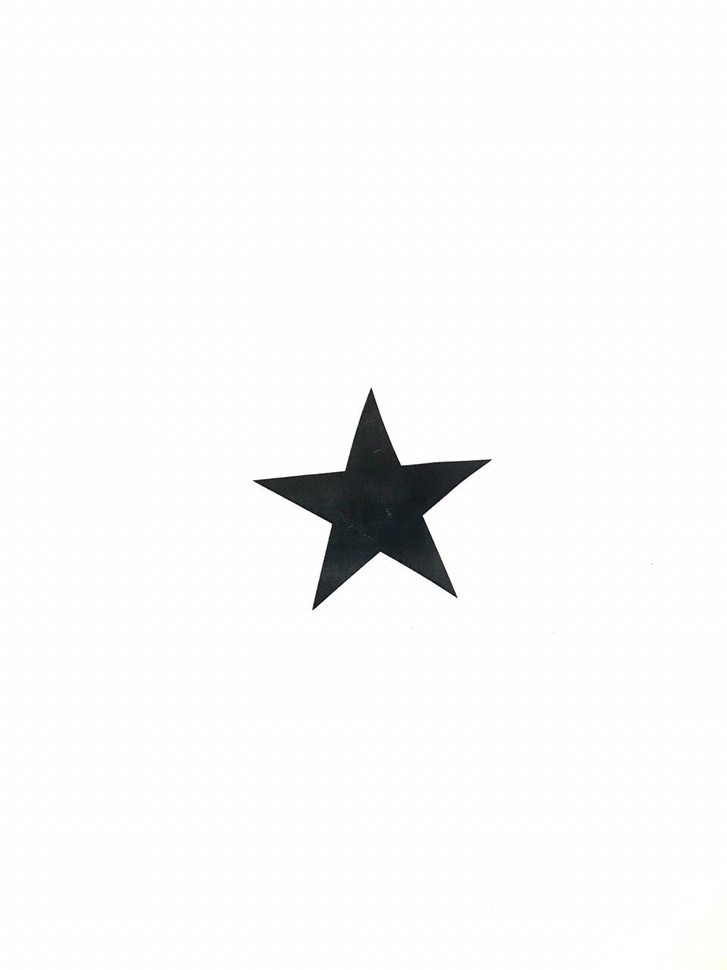
#> input picture Python/TP1-Deteccion/MachineLearning/shapes/5-point-star/WhatsApp Image 2020-10-01 at 2.41.33 PM.jpeg, 727 x 970 px, shrunk from 960 x 1280 before the run, given in place of the camera
$ python denoise_pract.py
#> lines starting #> are read from the running program, lines starting #| are printed output that depends on the picture; after the words box and inside, x2 and y2 are one past the last pixel; in counts of white or black regions, pixels touching at a corner belong together
import cv2


def denoise():
    cap = cv2.VideoCapture(0)

    while True:
        # Capture frame-by-frame
        _, frame = cap.read()
#> frame is the input picture: shape (970, 727, 3); mean B, G, R 249.3, 249.3, 249.2

        gray = cv2.cvtColor(frame, cv2.COLOR_RGB2GRAY)
        _, thresh1 = cv2.threshold(gray, 50, 255, cv2.THRESH_BINARY)
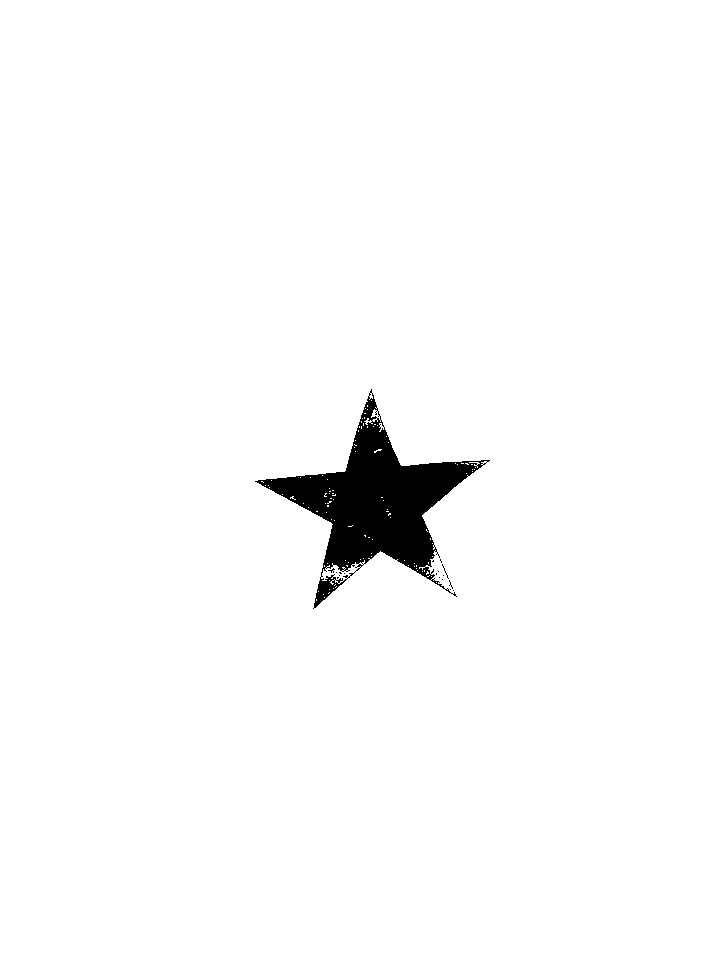
#> thresh1: shape (970, 727); 97.8% white; 18 black regions (17 under 20 px), largest, box (x1, y1, x2, y2) and area: (255, 389, 490, 609) 15323

        kernel = cv2.getStructuringElement(cv2.MORPH_ELLIPSE, (10, 10))
        opening = cv2.morphologyEx(thresh1, cv2.MORPH_OPEN, kernel)
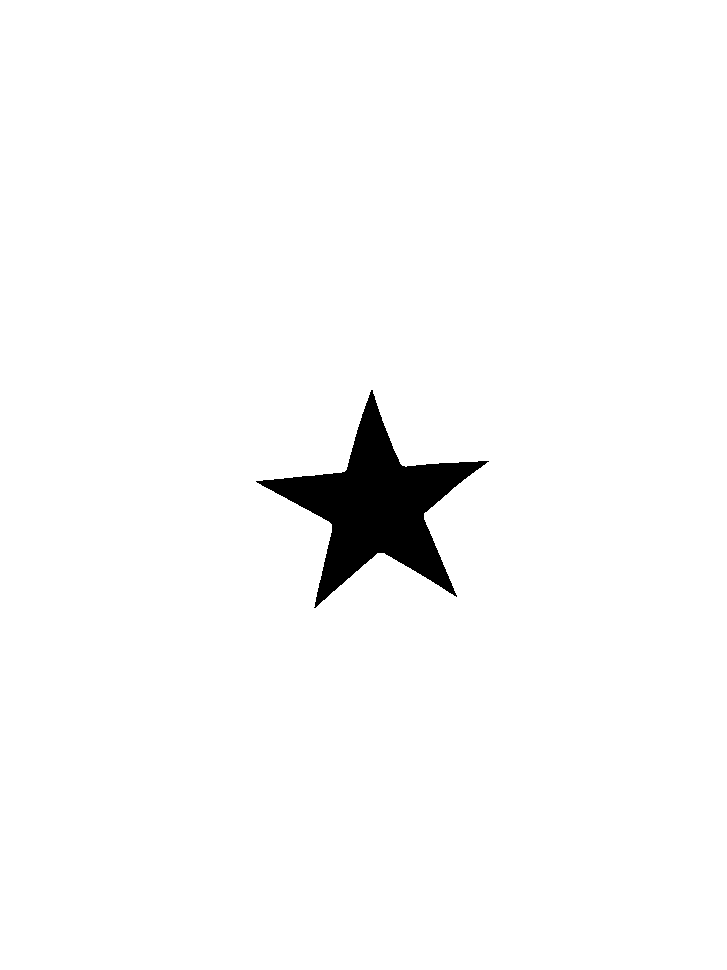
#> opening: shape (970, 727); 97.7% white; 1 black region, box (x1, y1, x2, y2) and area: (256, 390, 489, 608) 16366
        closing = cv2.morphologyEx(opening, cv2.MORPH_CLOSE, kernel)
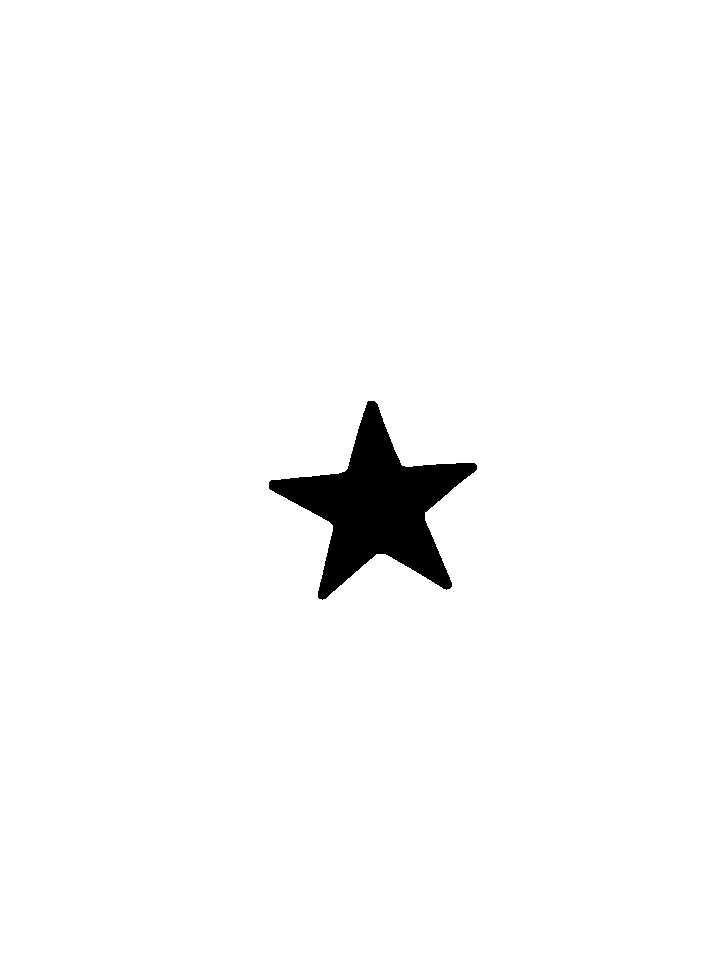
#> closing: shape (970, 727); 97.7% white; 1 black region, box (x1, y1, x2, y2) and area: (269, 401, 477, 600) 15967

        cv2.imshow("Noise", cv2.flip(thresh1, 1))
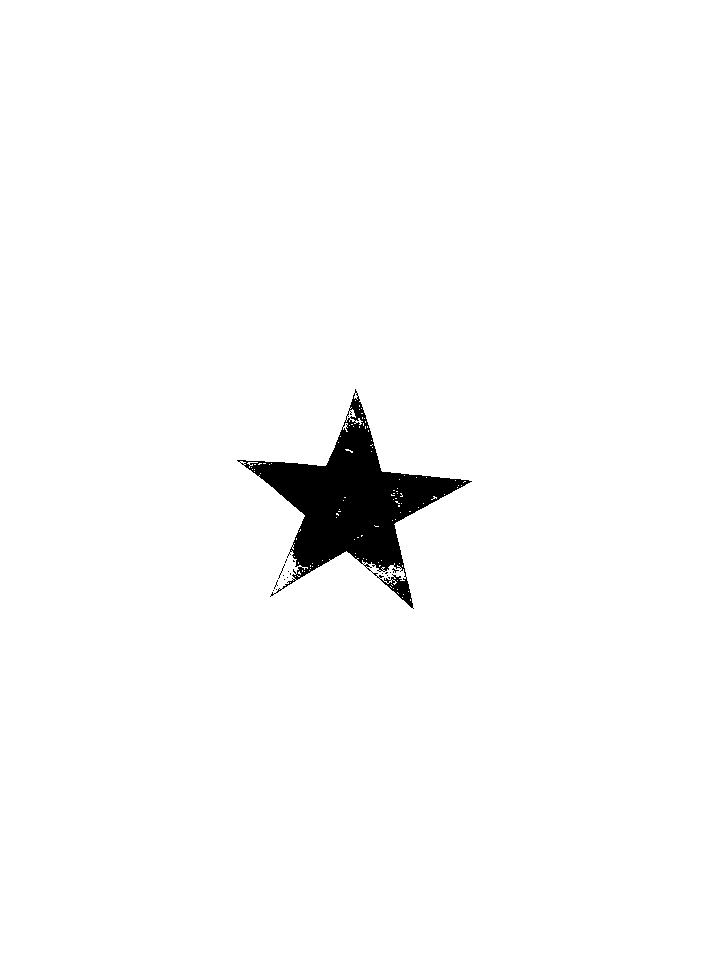
#> window 'Noise': shape (970, 727); 97.8% white; 18 black regions (17 under 20 px), largest, box (x1, y1, x2, y2) and area: (237, 389, 472, 609) 15323
        cv2.imshow("Denoised", cv2.flip(closing, 1))
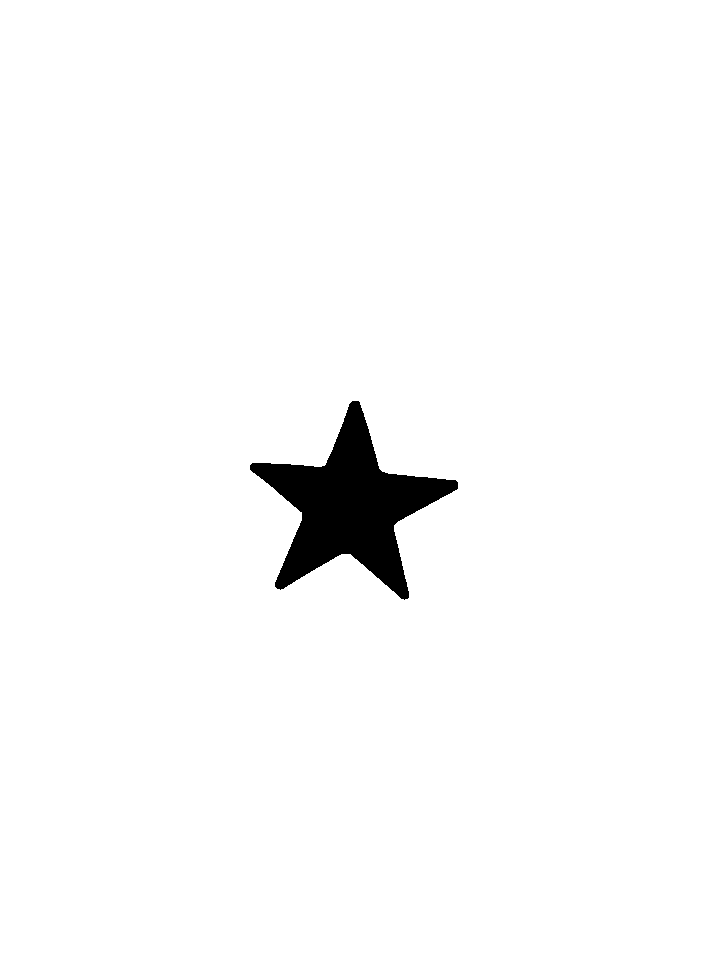
#> window 'Denoised': shape (970, 727); 97.7% white; 1 black region, box (x1, y1, x2, y2) and area: (250, 401, 458, 600) 15967

        if cv2.waitKey(1) & 0xFF == ord('q'):
#> (key q is pressed here)
            break


denoise()

$ run again, on Python/TP1-Deteccion/MachineLearning/shapes/5-point-star/WhatsApp Image 2020-10-01 at 2.41.34 PM (1).jpeg
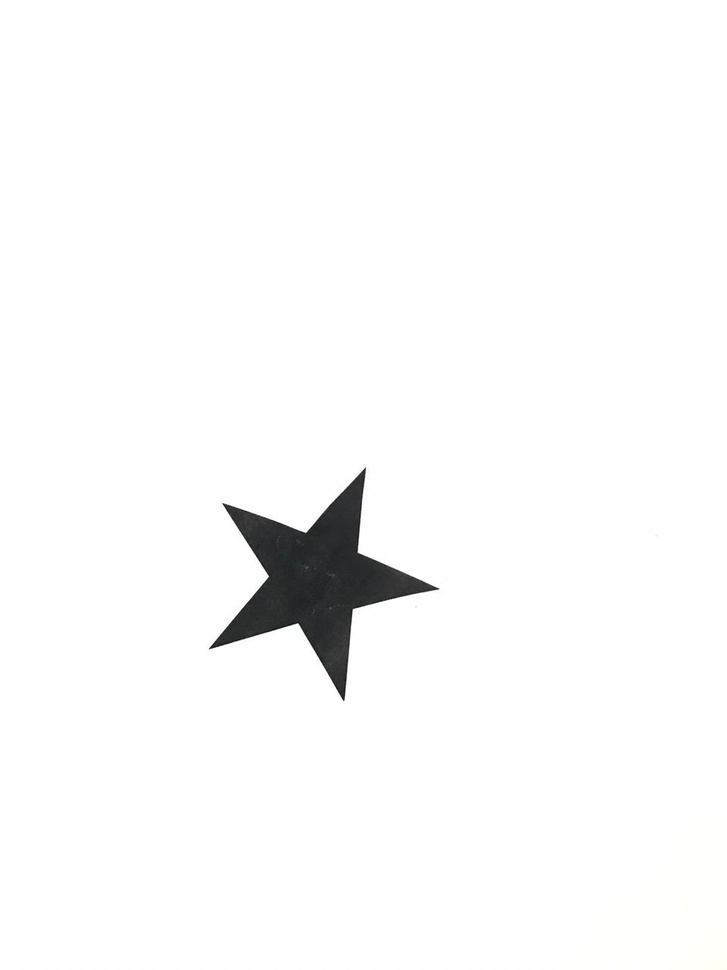
#> input picture Python/TP1-Deteccion/MachineLearning/shapes/5-point-star/WhatsApp Image 2020-10-01 at 2.41.34 PM (1).jpeg, 727 x 970 px, shrunk from 960 x 1280 before the run, given in place of the camera
#> in denoise, frame is the input picture: shape (970, 727, 3); mean B, G, R 249.3, 249.3, 249.3
#> in denoise, `_, thresh1 = cv2.threshold(gray, 50, 255, cv2.THRESH_BINARY)`:
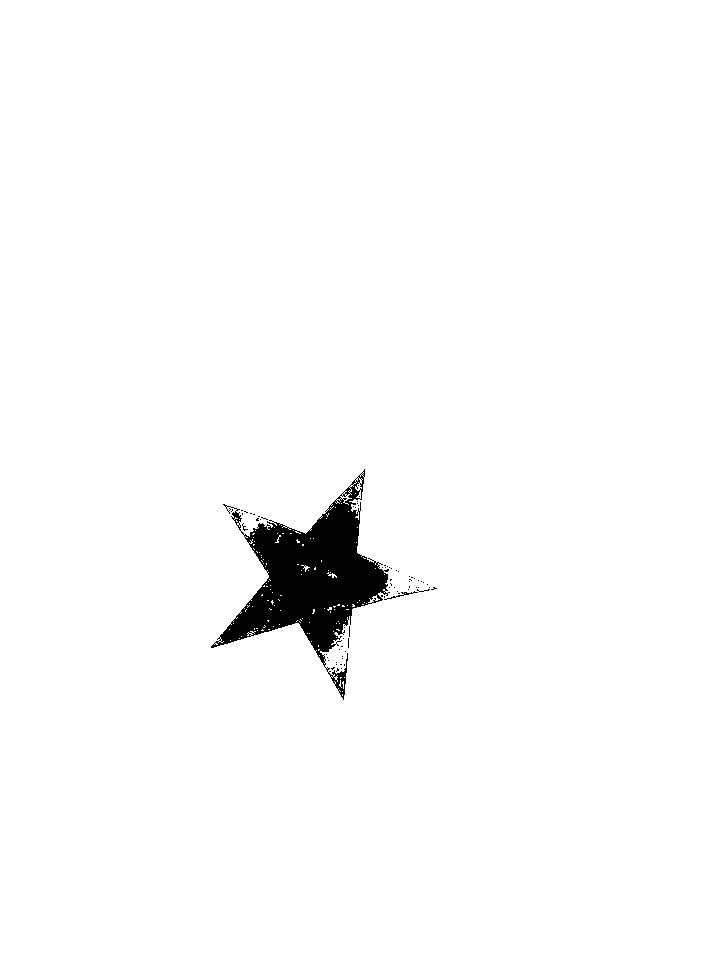
#> thresh1: shape (970, 727); 98% white; 70 black regions (68 under 20 px), largest, box (x1, y1, x2, y2) and area: (211, 469, 390, 700) 13993, (384, 591, 418, 600) 52
#> opening: shape (970, 727); 97.7% white; 1 black region, box (x1, y1, x2, y2) and area: (212, 470, 437, 699) 16395
#> closing: shape (970, 727); 97.7% white; 4 black regions, box (x1, y1, x2, y2) and area: (220, 478, 398, 661) 15199, (328, 662, 349, 690) 437, (411, 580, 427, 594) 182, (232, 509, 244, 523) 137
#> in denoise, `cv2.imshow("Denoised", cv2.flip(closing, 1))`:
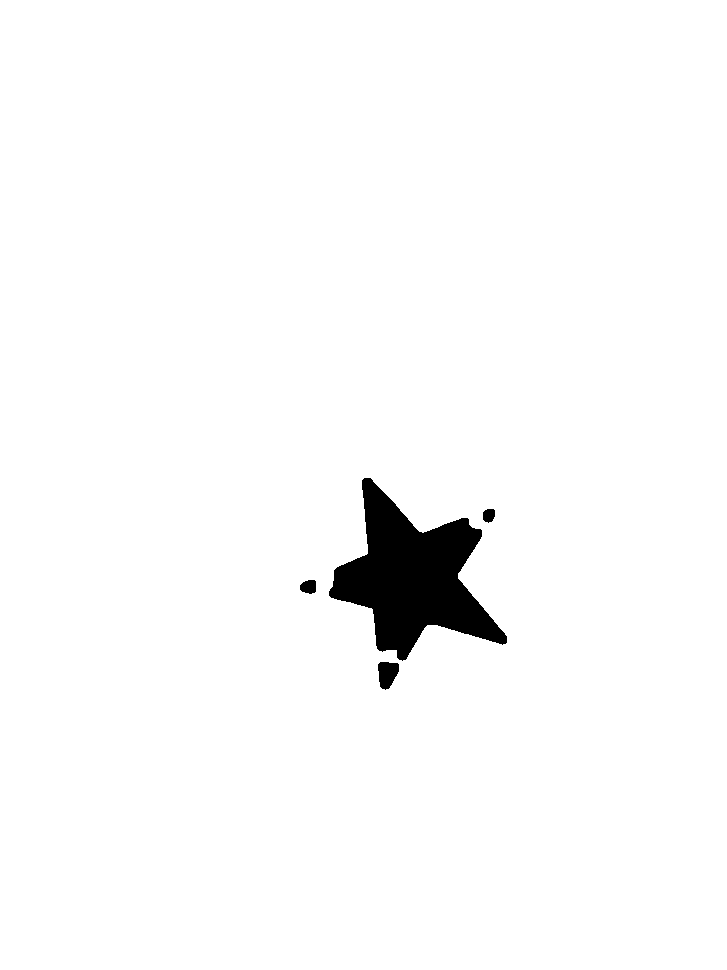
#> window 'Denoised': shape (970, 727); 97.7% white; 4 black regions, box (x1, y1, x2, y2) and area: (329, 478, 507, 661) 15199, (378, 662, 399, 690) 437, (300, 580, 316, 594) 182, (483, 509, 495, 523) 137
